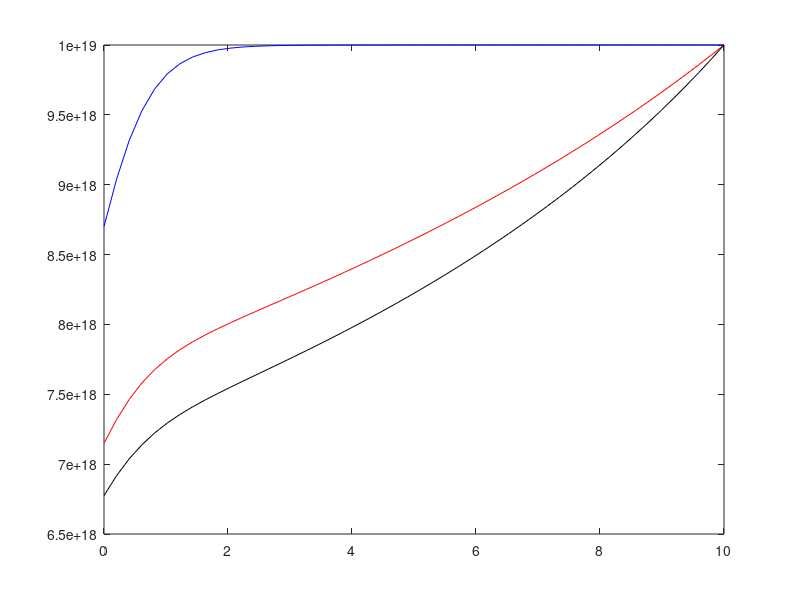

Write the MATLAB code that produced this figure.
close all
clear all

load res11ev0
ni11ev0angle = ni;

load res11ev45
ni11ev45angle = ni;

load res11ev90
ni11ev90angle = ni;

plot(X/DLe, ni11ev0angle, 'b')
hold
plot(X/DLe, ni11ev45angle, 'r')
plot(X/DLe, ni11ev90angle, 'k')
